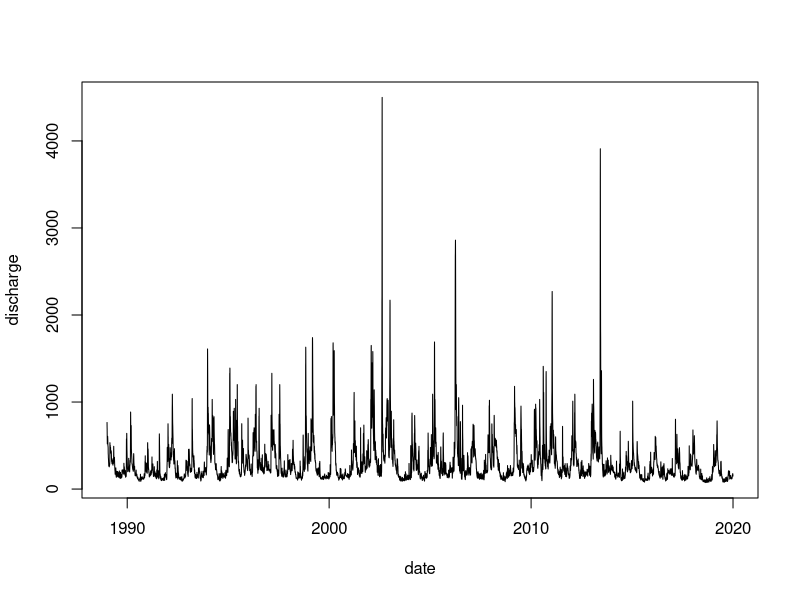
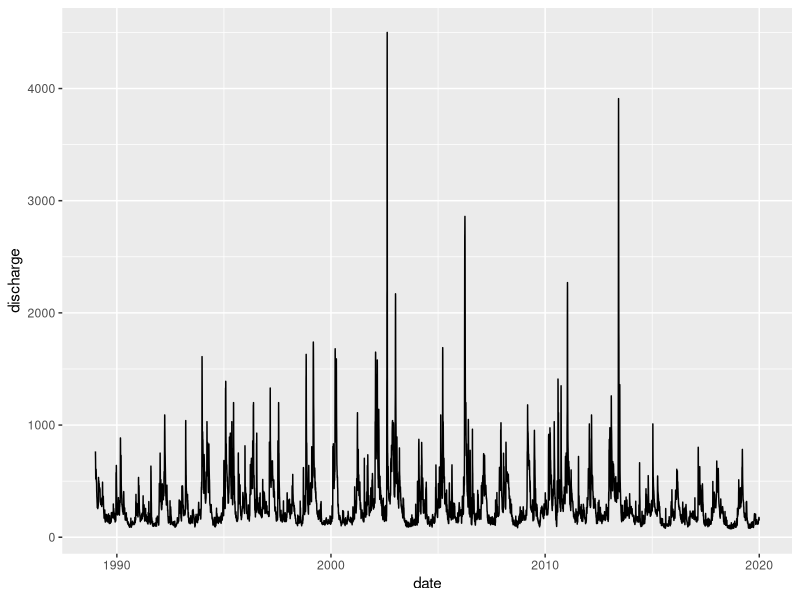
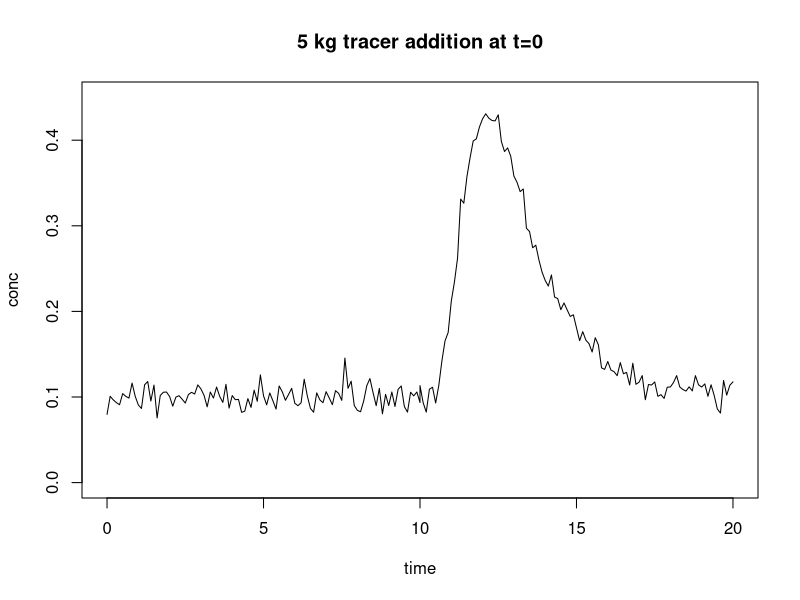
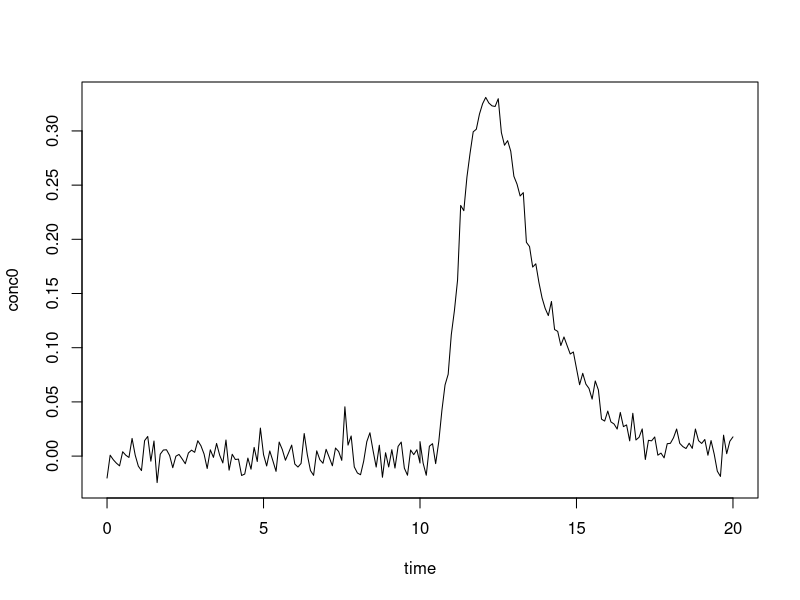

Here is the R script that generated these plots, in order:
## ---- chunk 1
knitr::opts_chunk$set(echo = TRUE)
## ---- chunk 2
library(readr)     # modernized functions to read rectangular data like csv
library(dplyr)     # the most essential tidyverse packages
library(tidyr)     # contains for example pivot tables
library(lubridate) # a tidyverse package for dates
library(ggplot2)   # high level plotting with the grammar of graphics
## ---- chunk 3
#| echo: false
#| tbl-cap: "Kenngrößen des Abflusses"

library(readr)
tabdata <- read.csv("../data/HQ-table.csv")
knitr::kable(tabdata)
## ---- chunk 4
elbe <- read.csv("../data/elbe.csv")
elbe$date <- as.POSIXct(elbe$date, tz="UTC")
plot(discharge~date, data = elbe, type = "l")
## ---- chunk 5
ggplot(data = elbe) +
  geom_line(aes(x = date, y = discharge))

## ---- chunk 6
summary(elbe$discharge)
## ---- chunk 7
# Minimum NNQ:
print("NNQ:")
elbe[which.min(elbe$discharge), "date"]

# Maximum HHQ:
print("HHQ:")
elbe[which.max(elbe$discharge), "date"]

## ---- chunk 8
elbe$jahr <- year(elbe$date)
head(elbe)
## ---- chunk 9
NQ <- aggregate(discharge ~ jahr, data = elbe, FUN = min)
print("NQ")
head(NQ)
tail(NQ)
## ---- chunk 10
MNQ <- mean(NQ$discharge)
MNQ
## ---- chunk 11
HQ <- aggregate(discharge ~ jahr, data = elbe, FUN = max)
MHQ <- mean(HQ$discharge)
head(HQ)
tail(HQ)
print("MHQ")
MHQ
## ---- chunk 12
tracer <- read.csv("../data/tracer.csv")
head(tracer, 4)
tail(tracer, 4)
plot(tracer, type="l", main="5 kg tracer addition at t=0",
     ylim=c(0,0.45))
## ---- chunk 13
C0 <- mean(tracer[tracer$time < 10, "conc"])
print("C0")
C0
## ---- chunk 14
tracer$conc0 <- tracer$conc - C0
plot(conc0~time, tracer, type="l")
## ---- chunk 15
dt <- tracer[2, "time"] - tracer[1, "time"]
dt
## ---- chunk 16
int <- sum(tracer$conc0 * dt)
int
## ---- chunk 17
Q <- 5 / sum(tracer$conc0 * dt)
Q
